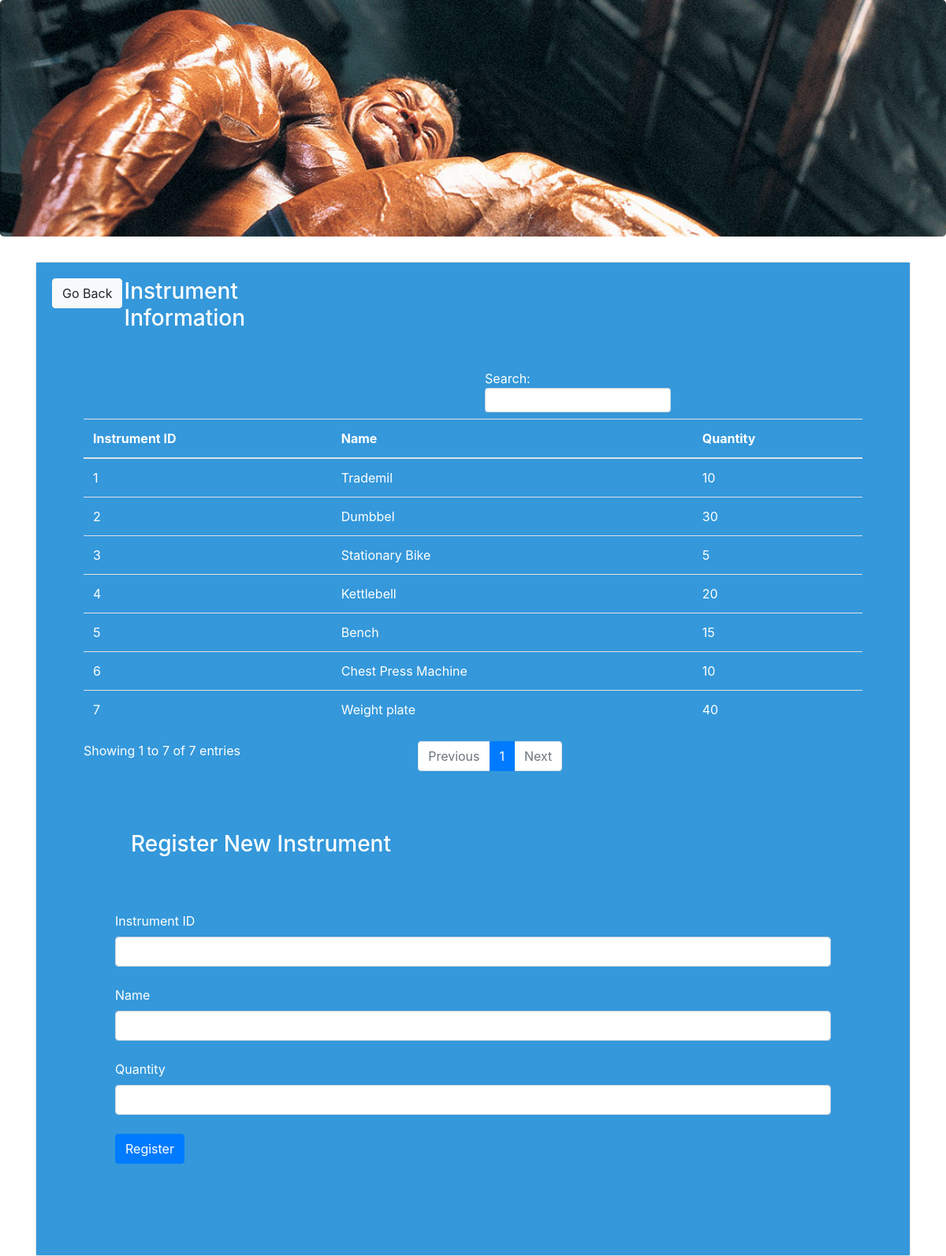
Screenshot of /instrument.php with the database file from the repository.
### tables this page shows
CREATE TABLE `instrument` (
  `Instrument_id` int(11) NOT NULL,
  `Name` varchar(255) NOT NULL,
  `Quantity` varchar(255) NOT NULL
);

### func.php (the view, shortened to what this page needs)
<?php
$con = mysqli_connect("localhost", "root", "", "fitness freak");
function get_instrument(){
  global $con;
  $query="select * from Instrument";
  $result=mysqli_query($con,$query);
  while($row=mysqli_fetch_array($result)){
      $Instrument_id=$row ['Instrument_id'];
      $Name=$row['Name'];
      $Quantity=$row['Quantity'];
      echo"<tr>
      <td>$Instrument_id</td>
      <td>$Name</td>
          <td>$Quantity</td>
      </tr>";
  }
}
?>

### instrument.php (shortened to what this page needs)
<!DOCTYPE html>
<?php include("func.php");?>
<html>
<head>
	 <link rel="stylesheet" href="https://maxcdn.bootstrapcdn.com/bootstrap/4.0.0-beta/css/bootstrap.min.css">
</head>
<body>
<div class="jumbotron" style="background: url('images/4.jpg') no-repeat;background-size: cover;height: 300px;"></div>
 <div class="container">
<div class="card">
     <div class="card-body" style="background-color:#3498DB;color:#ffffff;">
         <div class="row">
             <div class="col-md-1">
    <a href="admin-panel.php" class="btn btn-light ">Go Back</a>
             </div>
             <div class="col-md-3"><h3> Instrument Information</h3></div>
             <div class="col-md-8">
                 </div></div></div>
     <div class="card-body" style="background-color:#3498DB;color:#ffffff;">
         <div class="card-body">
    <table class="table table-hover" id="example">
        <thead>
     <tr>
            <th>Instrument ID</th>
            <th>Name</th>
         <th>Quantity</th>
        </tr>
        </thead>
        <tbody>
          <?php get_instrument(); ?>
        </tbody>
    </table>
    <div class="card-body" style="background-color:#3498DB;color:#ffffff;">
         <div class="card-body">
    <div class="card-body" style="background-color:#3498DB;color:FFFFFF;">
                <h3>Register New Instrument</h3>
                </div>
                <div class="card-body"></div>
                <form class="form-group" action="func.php" method="post">
                <label>Instrument ID</label>
<input type="text" name="Instrument_id" class="form-control"><br>
 <label>Name</label>
                    <input type="text" name="Name" class="form-control"><br>
                    <label>Quantity</label>
<input type="text" name="Quantity" class="form-control"><br>
<input type="submit" class="btn btn-primary" name="ins_submit" value="Register">
     </div>
    </div>
    </div>
    </body>
</html>

### rows the page displays
instrument: Instrument_id "1", Name "Trademil", Quantity "10"
instrument: Instrument_id "2", Name "Dumbbel", Quantity "30"
instrument: Instrument_id "3", Name "Stationary Bike", Quantity "5"
instrument: Instrument_id "4", Name "Kettlebell", Quantity "20"
instrument: Instrument_id "5", Name "Bench", Quantity "15"
instrument: Instrument_id "6", Name "Chest Press Machine", Quantity "10"
instrument: Instrument_id "7", Name "Weight plate", Quantity "40"
